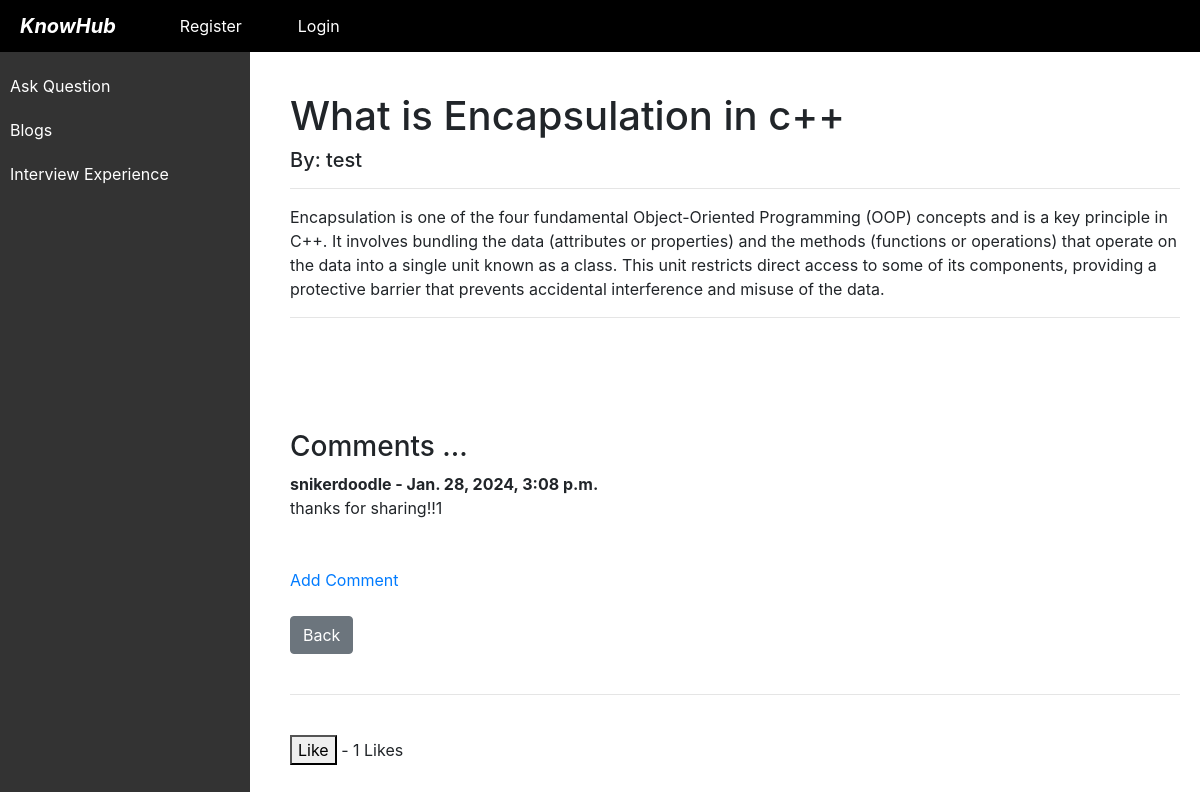
The app's page /article/2 with its own data.
### website/models.py (models this page shows, shortened)
class Post(models.Model):
    title = models.CharField(max_length=255)
    author = models.ForeignKey(User, on_delete=models.CASCADE)
    body = models.TextField()
    likes = models.ManyToManyField(User, related_name='blog_posts')
    def total_likes(self):
        return self.likes.count()

class Comment(models.Model):
    post = models.ForeignKey(Post, on_delete=models.CASCADE ,related_name='comments')
    name = models.CharField(max_length=255)
    body = RichTextField(blank=True, null=True)
    date_added = models.DateTimeField(auto_now_add=True)

### website/views.py (the view)
# urls.py: path('article/<int:pk>', ArticleDetailViews.as_view(),name = 'article-detail'),
class ArticleDetailViews(DetailView):
    model = Post
    template_name = 'article_detail.html'
    def get_context_data(self, *args, **kwargs):
        context = super(ArticleDetailViews, self).get_context_data()
        stuff = get_object_or_404(Post,id=self.kwargs['pk'])
        total_likes = stuff.total_likes()
        liked = False
        if stuff.likes.filter(id=self.request.user.id).exists():
            liked = True
        context["total_likes"] = total_likes
        context["liked"] = liked
        return context

### website/templates/article_detail.html (shortened to what this page needs)
{%extends 'base.html'%}
{%block content%}
<div class="main-content">
<h1>{{post.title}}</h1>
<h5>By: {{post.author}}</h5>
<hr>
{{post.body}}
<hr>
<br><br>
<br>
<br>
<h3>Comments ...</h3>
{% if not post.comments.all%}
<p>No comments yet.</p><a href="{% url 'add_comment' post.pk %}">Add one</a>
{%else%}
{%for comment in post.comments.all %}
<strong>
    {{comment.name}} -
    {{comment.date_added}}
</strong>
<br>
{{comment.body}}
<br>
<br>
<br>
{%endfor%}
<a href="{% url 'add_comment' post.pk %}">Add Comment</a>
{% endif %}
<br><br>
<a href="{%url 'home'%}" class="btn btn-secondary" >Back</a>
<br><br>
<hr>
<br>
<form action="{% url 'like_post' post.pk %}" method="POST">
    <button type="submit", name="post_id", value='{{post.id}}',class="btn btn-primary btn-sm">
        Like
    </button>
    - {{total_likes}} Likes
</form>
</div>
{%endblock%}

### website/templates/base.html (style rules this page uses)
.main-content { margin-left: 250px; padding: 20px; }
body { background-color: #ffffff; }

### records on screen
Post: title "What is Encapsulation in c++", author "test", body "Encapsulation is one of the four fundamental Object-Oriented Programming (OOP) concepts and is a key principle in C++. It involves bundling the data (attributes or properties) and the methods (functions or operations) that operate on the data into a single unit known as a class. This unit restricts direct access to some of its components, providing a protective barrier that prevents accidental interference and misuse of the data."
Comment: name "snikerdoodle", date_added "Jan. 28, 2024, 3:08 p.m.", body "thanks for sharing!!1"

### other values on screen
{{ total_likes }} "1"
